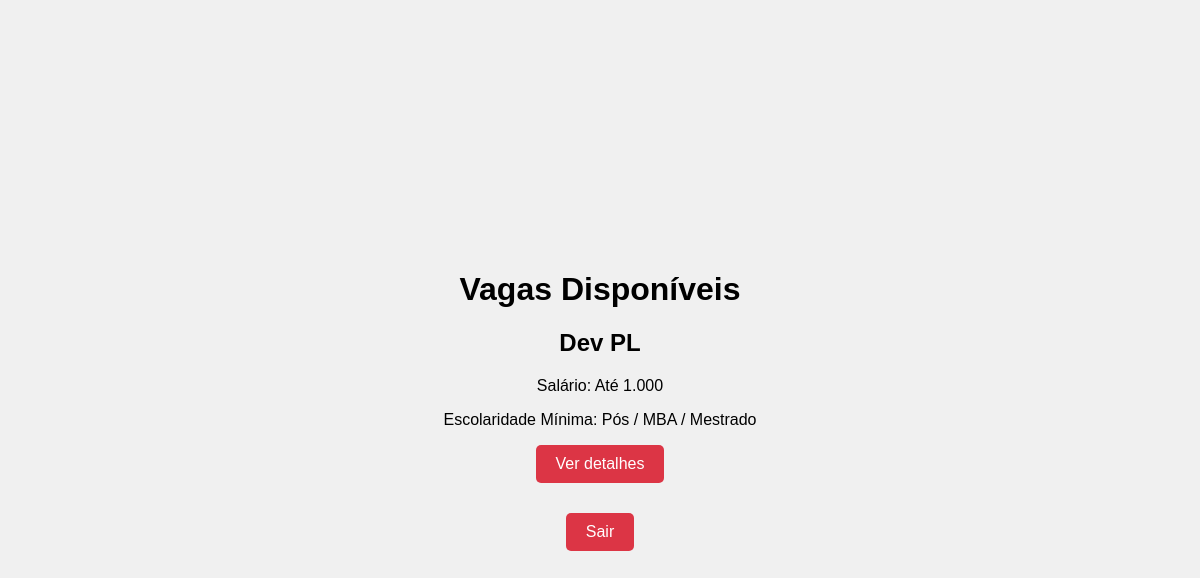
/home/vagas/, run on an earlier commit of the app's database.
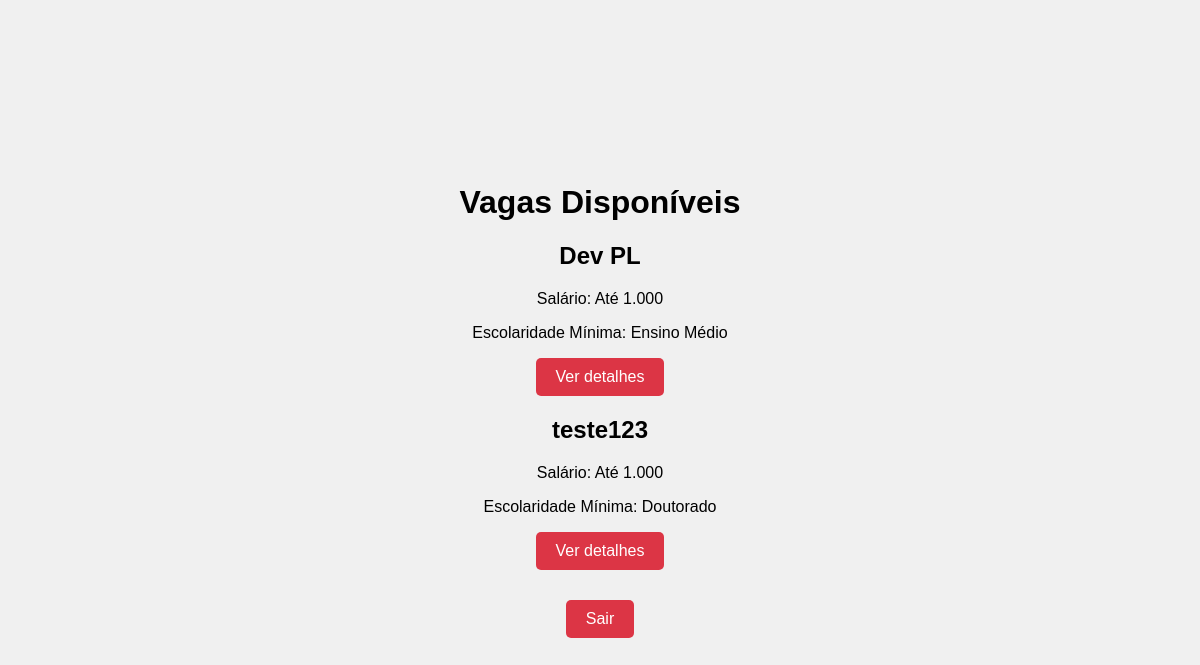
And on a later commit of the database.
### app_vagas/models.py (models this page shows, shortened)
class Vagas(models.Model):
    nome = models.CharField(max_length=100)
    faixa_salarial = models.IntegerField(choices=FAIXA_SALARIAL_CHOICES)
    escolaridade_minima = models.IntegerField(choices=ESCOLARIDADE_CHOICES)
    requisitos = models.TextField()
    empresa = models.ForeignKey(Empresa, related_name="vagas", on_delete=models.CASCADE)
    data_criacao = models.DateField(auto_now_add=True)

### app_vagas/views.py (the view)
# urls.py: path("vagas/", views.vagas, name="vagas"),
def vagas(request):
    context = {}
    vagas_disponiveis = Vagas.objects.all()
    if vagas_disponiveis:
        context = {"vagas": vagas_disponiveis}
        return render(request, "vagas.html", context)
    else:
        context["aviso"] = " Não ha vagas cadastradas ainda"
        return render(request, "vagas.html", context)

### projeto_vagas/templates/vagas.html (shortened to what this page needs)
<!DOCTYPE html>
{%load static%}
<html>
<head>
    <link rel="stylesheet" type="text/css" href="{% static 'css/vagas.css' %}">
</head>
<body>
    <div class="container">
        <h1>Vagas Disponíveis</h1>
        <div class="vagas">
            {% for vaga in vagas %}
            <div class="vaga">
                <h2>{{ vaga.nome }}</h2>
                <p>Salário: {{ vaga.get_faixa_salarial_display }}</p>
                <p>Escolaridade Mínima: {{ vaga.get_escolaridade_minima_display}}</p>
                <a href="{% url 'detalhes_vaga' vaga.id %}">
                    <button>Ver detalhes</button>
                </a>
            </div>
            {% endfor %}
        </div>
        <div class="logout-button">
            <a href="{% url 'logout_view' %}">
                <button>Sair</button>
            </a>
        </div>
    </div>
</body>
</html>

What changed in the data, as far as the page shows it:
changed Vagas "Dev PL": escolaridade_minima "Pós / MBA / Mestrado" → "Ensino Médio"
added Vagas: nome "teste123", faixa_salarial "Até 1.000", escolaridade_minima "Doutorado"
